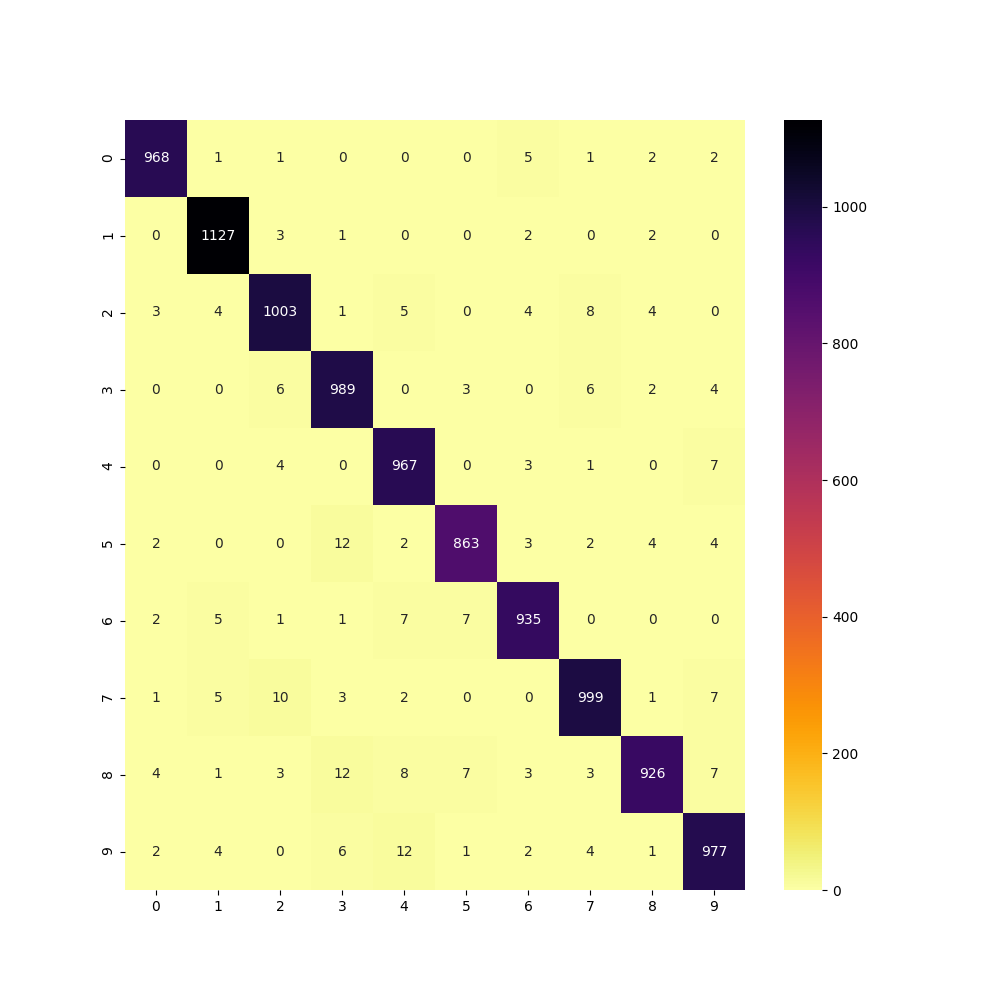

Recreate this plot in Python.
"""
Generates the confusion matrix for the provided model using cleartext
evaluation.
"""

import matplotlib.pyplot as plt
import numpy as np
import pandas as pd
import seaborn as sn
from core import models
from sklearn.datasets import fetch_openml

model = models.MLModel(source='objects/ml_models/final.mlm')

mnist = fetch_openml('mnist_784')
X, y = mnist['data'], mnist['target'].astype('int')
X_test_, y_test = X[60000:], y[60000:]
X_test = np.ones((10000, 785))
X_test[:, 1:] = X_test_

predictions = [np.array(model.evaluate(x)).argmax() for x in X_test]
M = [[0 for i in range(10)] for j in range(10)]

for i in range(10000):
    value = y_test[i]
    pred = predictions[i]
    M[value][pred] += 1

conf_mat = pd.DataFrame(M, index=[i for i in '0123456789'], columns=[i for i in '0123456789'],)
plt.figure(figsize=(10, 10))
sn.heatmap(conf_mat, cmap='inferno_r', fmt='d', annot=True)
plt.savefig('confusion_matrix.png', format='png')
plt.show()
